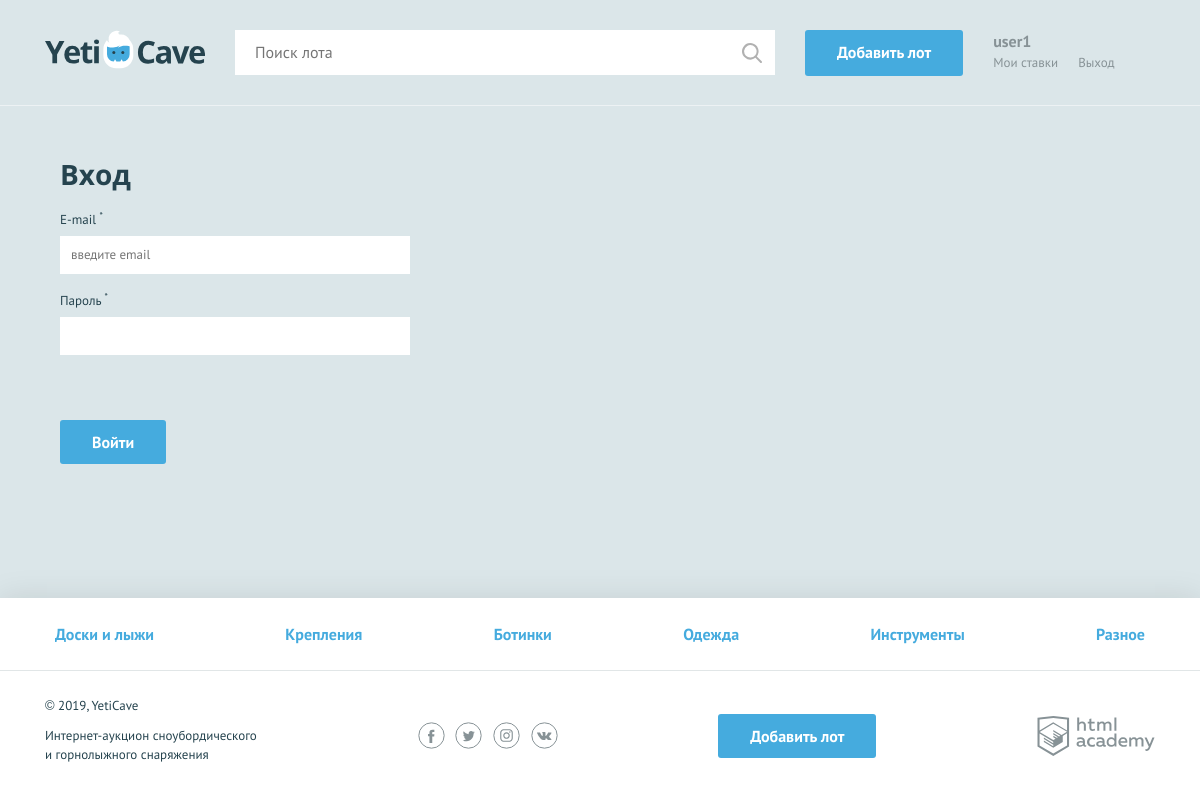
Page /login.php (signed in) on the committed database.
### tables this page shows
CREATE TABLE categories (
id INT AUTO_INCREMENT PRIMARY KEY,
name char(128),
symbol_code char(128)
);

### helpers.php (called while the page is built, shortened)
<?php
function include_template($name, array $data = []) {
    $name = 'templates/' . $name;
    extract($data);
    require $name;
    $result = ob_get_clean();
    return $result;
}

### templates/layout.php (the view, shortened to what this page needs)
<!DOCTYPE html>
<html lang="ru">
<head>
    <link href="../css/normalize.min.css" rel="stylesheet">
    <link href="../css/style.css" rel="stylesheet">
</head>
<body>
<div class="page-wrapper">
<header class="main-header">
    <div class="main-header__container container">
        <a class="main-header__logo" href="index.php">
            <img src="../img/logo.svg" width="160" height="39" alt="Логотип компании YetiCave">
        </a>
        <form class="main-header__search" method="get" action="https://echo.htmlacademy.ru" autocomplete="off">
            <input type="search" name="search" placeholder="Поиск лота">
            <input class="main-header__search-btn" type="submit" name="find" value="Найти">
        </form>
        <a class="main-header__add-lot button" href=" add_lot.php">Добавить лот</a>
        <nav class="user-menu"><?php
		    if ( isset($_SESSION['username'] )): ?>
		  <div class="user-menu__logged">
		     <p><?= $_SESSION['username'] ?></p>
		     <a class="user-menu__bets" href="my_bets.php">Мои ставки</a>
		     <a class="user-menu__logout" href="logout.php">Выход</a>
		   </div><?php endif;?>
        </nav>
    </div>
</header>
<main class="container"> <?=$content ?></main>
</div>
<footer class="main-footer">
    <nav class="nav">
        <ul class="nav__list container"><?php foreach ($categories as $val): ?>
            <li class="nav__item">
            <a href="pages/all-lots.html"><?=htmlspecialchars($val['name'])?></a>
            </li><?php endforeach; ?>
        </ul>
    </nav>
    <div class="main-footer__bottom container">
        <div class="main-footer__copyright">
            <p>© 2019, YetiCave</p>
            <p>Интернет-аукцион сноубордического и горнолыжного снаряжения</p>
        </div>
        <div class="main-footer__social social">
            <a class="social__link social__link--facebook" href="#">
            </a>
            <a class="social__link social__link--twitter" href="#">
            </a>
            <a class="social__link social__link--instagram" href="#">
            </a>
            <a class="social__link social__link--vkontakte" href="#">
            </a>
        </div>
        <a class="main-footer__add-lot button" href="add-lot.html">Добавить лот</a>
        <div class="main-footer__developed-by">
            <a class="logo-academy" href="https://htmlacademy.ru/intensive/php">
            </a>
        </div>
    </div>
</footer>
</body>
</html>

### css/style.css (style rules this page uses)
html, body { height: 100%; }
.page-wrapper { display: flex; flex-direction: column; min-height: 100%; margin-bottom: -202px; }
.page-wrapper::after { content: ""; display: block; }
.page-wrapper::after { height: 85px; }
main { margin-bottom: 202px; }
body { min-width: 1140px; background-color: #dbe6e9; font-family: "PT Sans", sans-serif; font-weight: 400; font-size: 16px; line-height: 26px; color: #25434e; }
a { text-decoration: none; }
.container { width: 1110px; margin: 0 auto; padding: 0 15px; }
main.container { margin-bottom: 202px; }
.button { display: block; padding: 9px 32px; background-color: #45abde; color: #ffffff; text-align: center; font-weight: 700; border: none; border-radius: 3px; }
.main-header { padding: 30px 0 29px; border-bottom: 1px solid rgba(255, 255, 255, 0.5); }
.main-header__container { display: -webkit-flex; display: -ms-flexbox; display: flex; -webkit-justify-content: flex-start; -ms-flex-pack: start; justify-content: flex-start; }
.main-header__logo { display: block; margin-right: 30px; }
.main-header__search { position: relative; width: 540px; margin-right: 30px; }
.main-header__search input[type="search"] { width: 100%; padding: 8px 19px 9px 19px; border: 1px solid #ffffff; }
.main-header__search-btn { content: ""; position: absolute; top: 3px; right: 3px; width: 20px; height: 20px; padding: 20px; background: url("../img/search.svg") center no-repeat; opacity: 0.3; border: 0; font-size: 0; }
.main-header__add-lot { max-width: 160px; margin-right: 30px; }
.user-menu { display: -webkit-flex; display: -ms-flexbox; display: flex; }
.user-menu__logged { color: #879296; line-height: 22px; }
.user-menu__logged p { font-weight: 700; margin: 0; }
.user-menu__logged a { color: #879296; font-size: 13px; font-weight: 400; float: left; }
.user-menu__logged a:last-child { margin-left: 20px; }
.main-footer { background-color: #ffffff; box-shadow: 0 0 30px 0 rgba(0, 0, 0, 0.1); }
.main-footer__bottom { display: -webkit-flex; display: -ms-flexbox; display: flex; -webkit-justify-content: space-between; -ms-flex-pack: justify; justify-content: space-between; -webkit-align-items: center; -ms-flex-align: center; align-items: center; padding: 25px 0; }
.main-footer__copyright { max-width: 212px; }
.main-footer__copyright p { margin: 0; margin-bottom: 11px; font-size: 13px; line-height: 19px; }
.main-footer__social { width: 140px; }
.social { display: -webkit-flex; display: -ms-flexbox; display: flex; -webkit-justify-content: space-between; -ms-flex-pack: justify; justify-content: space-between; -webkit-flex-wrap: wrap; -ms-flex-wrap: wrap; flex-wrap: wrap; }
.social__link { width: 27px; height: 27px; }
.logo-academy { display: block; width: 118px; height: 40px; }
.nav { background-color: #ffffff; border-bottom: 1px solid #e1e6e7; }
.nav__list { display: -webkit-flex; display: -ms-flexbox; display: flex; -webkit-justify-content: space-between; -ms-flex-pack: justify; justify-content: space-between; -webkit-flex-wrap: wrap; -ms-flex-wrap: wrap; flex-wrap: wrap; list-style: none; }
.nav__item a { position: relative; display: block; padding: 12px 10px; font-weight: 700; color: #45abde; }
.nav__item a::before { content: ""; display: none; position: absolute; bottom: 0; width: calc(100% - 20px); height: 3px; background-color: #e2e5e6; }
.main-footer .nav__item a { padding: 23px 10px; }

### rows in the picture
categories: name "Доски и лыжи"
categories: name "Крепления"
categories: name "Ботинки"
categories: name "Одежда"
categories: name "Инструменты"
categories: name "Разное"

### other values in the picture
$_SESSION['username'] "user1"
